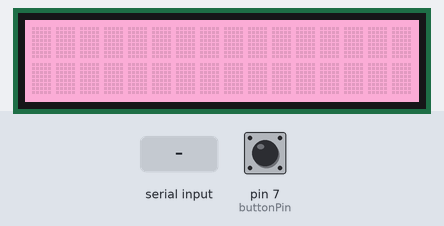
A sketch run on a simulated Arduino Uno, built with avr-gcc and run on an emulated ATmega328P. Shown: 16×2 character LCD. The test bench sets the inputs (shaded band); at power-on: pin 7 (buttonPin) LOW. What the sketch prints to the serial monitor is not drawn.

Above: at 1.2 s.
1.3 s: byte 30 received over Serial
3.0 s: byte 90 received over Serial
At 4.1 s:
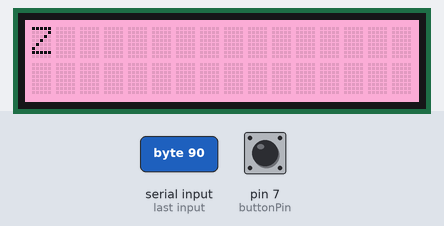
4.5 s: byte 120 received over Serial
At 5.4 s:
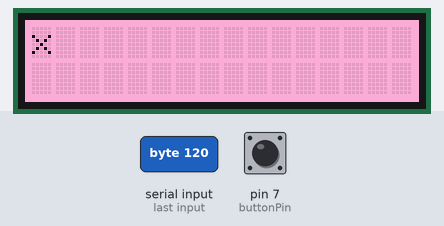
Timing chart, 0 to 7.5 s (numbered marks = the images above; inputs shaded):
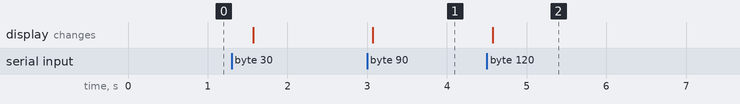

The sketch:

Caraoke_Controller.ino
```cpp
#include "rgb_lcd.h"
#include <string.h>

/* Initialize Grove LCD RGB Backlight */
rgb_lcd lcd;

/* Input pin for Button control */
const int buttonPin = 7;

/* Global variable for button state */
int buttonState = 0;

/* Global variables for background color */
const int colorR = 255;
const int colorG = 150;
const int colorB = 206;

/* Sets up Arduino */
void setup() {

  /* Initializes LCD with 16 columns and 2 rows */
  lcd.begin(16, 2);

  /* Sets LCD background color to RGB(255, 150, 206) */
  lcd.setRGB(colorR, colorG, colorB);

  /* Creates a connection with local ports with 9600 baudrate */
  Serial.begin(9600);

  /* Sets the button pin to Input mode */
  pinMode(buttonPin, INPUT);
}

/* Defines Arduino loop process */
void loop() {

  /* Initialize variables */
  char c;
  int length = 0;
  int flag = 1;

  /* Reads for button input and prints value on terminal */
  buttonState = digitalRead(buttonPin);
  Serial.print(buttonState);
  Serial.write(buttonState);

  /* Scan for any input from Python source code */
  if (Serial.available()) {

    /* Clears LCD display */
    lcd.clear();

    /* Scans for any further input from Python */
    while(Serial.available()) {

      /* Read String value per character */
      c = Serial.read();

      /* Monitor characters read */
      length++;

      /* If 16 characters has been read, move cursor to second line */
      if (length >= 16 && flag) {

        /* Sets cursor to column 0 and row 1 */
        lcd.setCursor(0, 1);
        flag = 0;
      }

      /* Prints out character to LCD */
      lcd.write(c);

    }
  }

  delay(300);

}
```

Measured:
- after the input at 3.0 s, the display: changes after 0.07 s (image 1)
- after the input at 4.5 s, the display: changes after 0.08 s (image 2)
